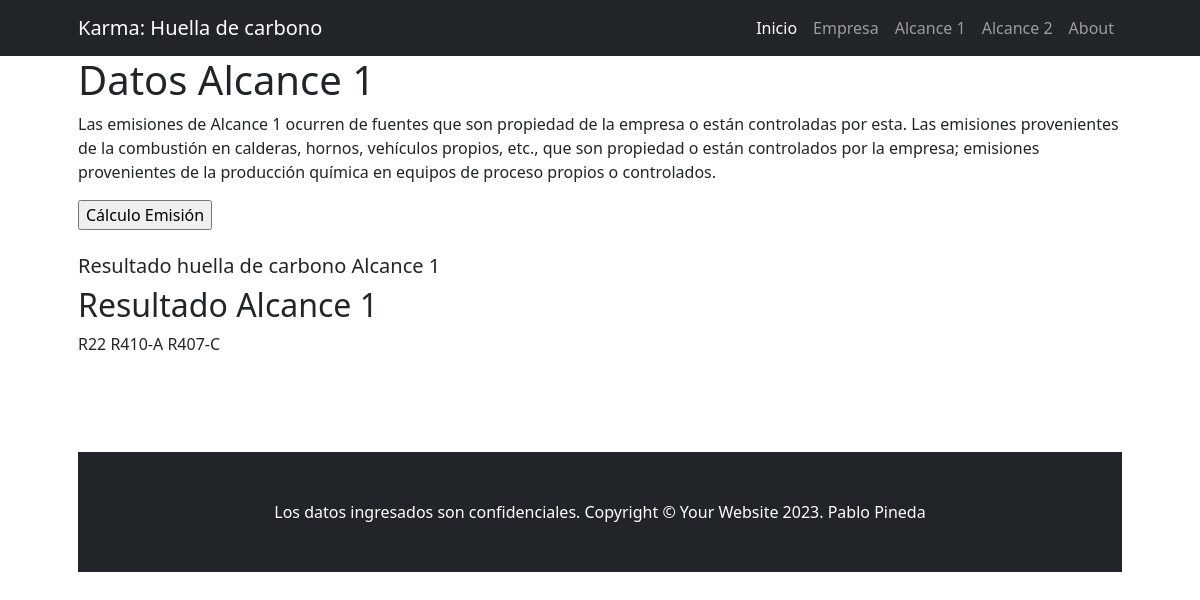
The page /calculo-emision-refrigerante/ on the database its author committed.
### apps/home/models.py (models this page shows)
class Factor_emision_gas_refrigerante(models.Model):
    TIPO_REFRIGERANTE = models.CharField(max_length=20)
    GWP = models.DecimalField(max_digits=6, decimal_places=2) #ejemplo R-410A tiene un GWP=1924.00
    class Meta:
        verbose_name = 'Tipo de Refrigerante (AR5)'
        verbose_name_plural = 'Tipos de Refrigerantes (AR5)'
    def __str__(self):
        return self.TIPO_REFRIGERANTE

### apps/home/views.py (the view)
# urls.py: path('calculo-emision-refrigerante/', views.calculo_emision_refrigerante, name="calculo-emision-refrigerante"),
def calculo_emision_refrigerante(request):
    factor_emision = models.Factor_emision_gas_refrigerante.objects.all()
    context = {"factor_emision": factor_emision}
    return render(request, "home/calculo_emision_refrigerante.html", context)

### apps/home/templates/home/calculo_emision_refrigerante.html
{% extends 'home/crear_alcance1.html' %}
{% block content_alcance1 %}
    <h2>Resultado Alcance 1</h2>
    {% for factor in factor_emision %}
        {{factor}}
    {% endfor %}
{% endblock content_alcance1 %}

### rows shown on the page
Factor_emision_gas_refrigerante: TIPO_REFRIGERANTE "R22"
Factor_emision_gas_refrigerante: TIPO_REFRIGERANTE "R410-A"
Factor_emision_gas_refrigerante: TIPO_REFRIGERANTE "R407-C"
